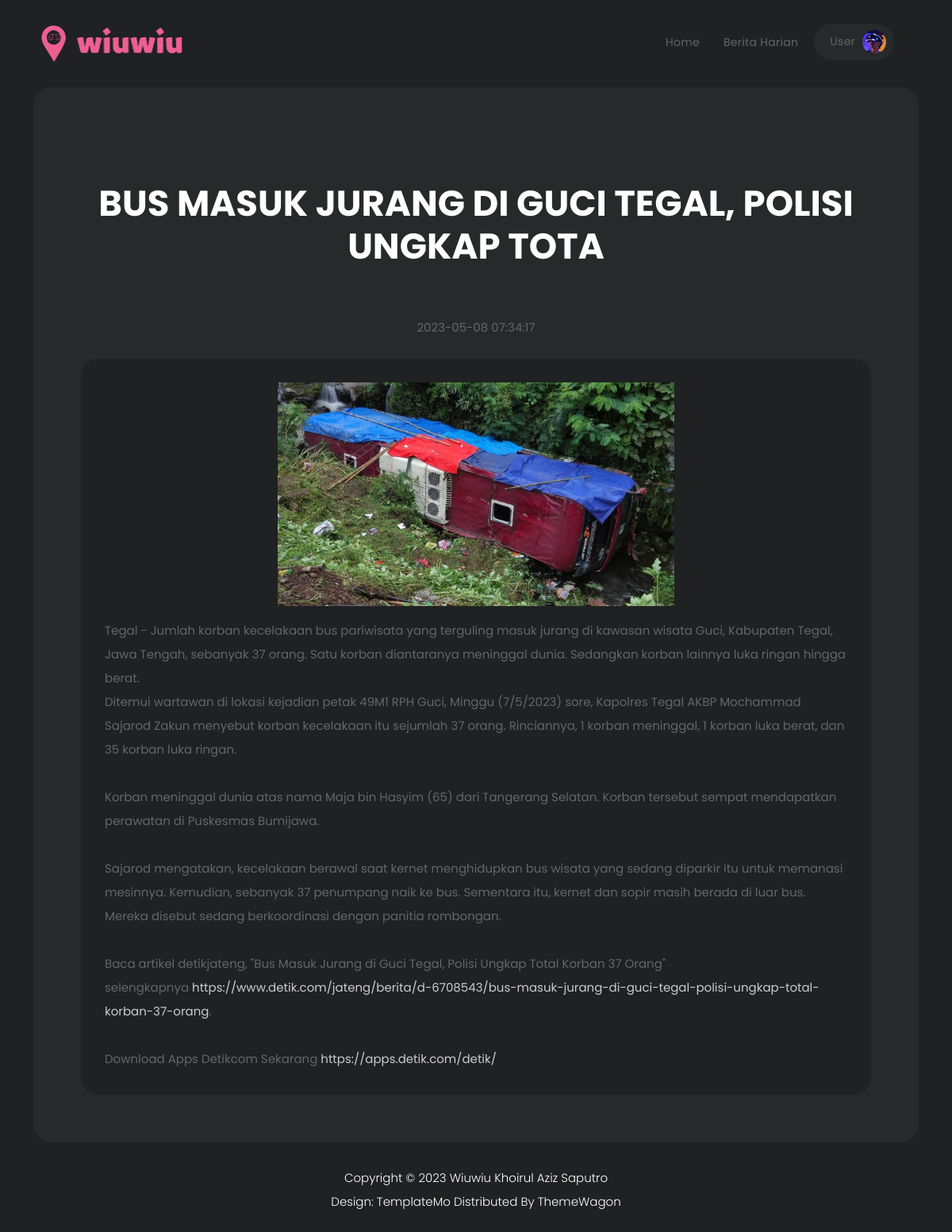
Page /berita_harian_user.php on the committed database.
### tables this page shows
CREATE TABLE `berita` (
  `id_berita` int(11) NOT NULL,
  `isi` text NOT NULL,
  `foto_berita` varchar(255) NOT NULL,
  `judul` varchar(50) NOT NULL,
  `waktu` datetime NOT NULL
);

### berita_harian_user.php (the view, shortened to what this page needs)
<?php
require_once("layout/_koneksi.php");
$query = "SELECT * FROM berita order by id_berita desc limit 1";
$output = mysqli_query($conn, $query);
?>
<!DOCTYPE html>
<html lang="en">
<head>
  <?php require_once('layout/_css.php'); ?>
</head>
<body>
  <?php require_once('layout/_header.php'); ?>
  <div class="container">
    <div class="row">
      <div class="col-lg-12">
        <div class="page-content">
          <?php foreach ($output as $id_berita) { ?>
            <div class="game-details">
              <div class="row">
                <div class="col-lg-12 text-center">
                  <h2>
                    <?= $id_berita['judul'] ?>
                  </h2>
                  <p class="my-4">
                    <?= $id_berita['waktu'] ?>
                  </p>
                </div>
                <div class="col-lg-12">
                  <div class="content">
                    <div class="row">
                      <div class="col text-center">
                        <img src="foto_berita/<?= $id_berita['foto_berita'] ?>" style="width:500px;">
                      </div>
                      <div class="col-lg-12 mt-3">
                        <p>
                          <?= $id_berita['isi'] ?>
                        </p>
                      </div>
                    </div>
                  </div>
                </div>
              </div>
            </div>
          <?php } ?>
        </div>
      </div>
    </div>
  </div>
  <?php require_once('layout/_footer.php'); ?>
</body>
</html>

### assets/css/templatemo-cyborg-gaming.css (style rules this page uses)
html, body, div, span, applet, object, iframe, h1, h2, h3, h4, h5, h6, p, blockquote, div pre, a, abbr, acronym, address, big, cite, code, del, dfn, em, font, img, ins, kbd, q, s, samp, small, strike, strong, sub, sup, tt, var, b, u, i, center, dl, dt, dd, ol, ul, li, figure, header, nav, section, article, aside, footer, figcaption { margin: 0; padding: 0; border: 0; outline: 0; }
* { box-sizing: border-box; }
html, body { font-family: 'Poppins', sans-serif; font-weight: 400; background-color: #1e1e1e; font-size: 16px; -ms-text-size-adjust: 100%; -webkit-font-smoothing: antialiased; -moz-osx-font-smoothing: grayscale; }
a { color: #CCC; text-decoration: none !important; }
h1, h2, h3, h4, h5, h6 { margin-top: 0px; margin-bottom: 0px; color: #fff; font-weight: 700; }
p { font-size: 15px; line-height: 30px; color: #fff; }
img { width: 100%; overflow: hidden; }
html, body { background: #1f2122; font-family: 'Poppins', sans-serif; }
body .page-content { margin-top: 110px; background-color: #27292a; padding: 60px; border-radius: 23px; }
p { font-size: 15px; color: #666; line-height: 30px; margin-bottom: 0px; }
.game-details h2 { font-size: 45px; text-transform: uppercase; text-align: center; margin: 60px 0px; }
.game-details .content { border-radius: 23px; padding: 30px; background-color: #1f2122; }
body { overflow-x: hidden; }

### rows in the picture
berita: judul "BUS MASUK JURANG DI GUCI TEGAL, POLISI UNGKAP TOTA", waktu "2023-05-08 07:34:17", foto_berita (picture), isi "Tegal - Jumlah korban kecelakaan bus pariwisata yang terguling masuk jurang di kawasan wisata Guci, Kabupaten Tegal, Jawa Tengah, sebanyak 37 orang. Satu korban diantaranya meninggal dunia. Sedangkan korban lainnya luka ringan hingga berat. Ditemui wartawan di lokasi kejadian petak 49M1 RPH Guci, Minggu (7/5/2023) sore, Kapolres Tegal AKBP Mochammad Sajarod Zakun menyebut korban kecelakaan itu sejumlah 37 orang. Rinciannya, 1 korban meninggal, 1 korban luka berat, dan 35 korban luka ringan. Korban meninggal dunia atas nama Maja bin Hasyim (65) dari Tangerang Selatan. Korban tersebut sempat mendapatkan perawatan di Puskesmas Bumijawa. Sajarod mengatakan, kecelakaan berawal saat kernet…"
